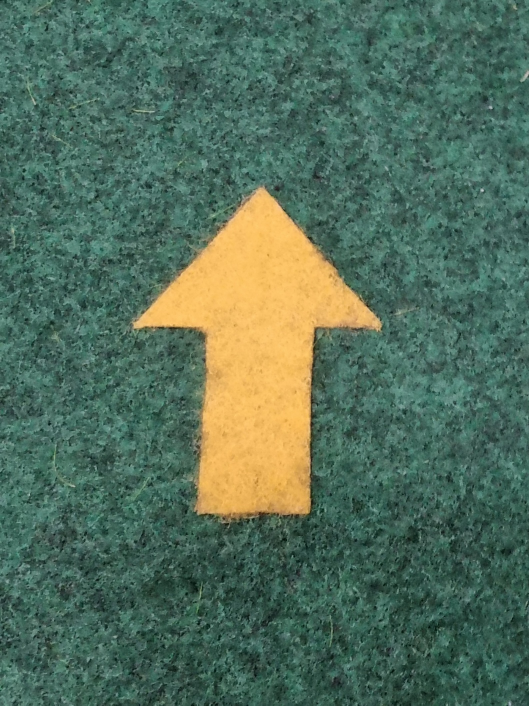
#> input picture Sensor/yolo_model/imgs/arrow_model.jpeg, 1058 x 1411 px, given in place of the camera (shown at 1/2 size)
$ python GoalDetection.py
#> lines starting #> are read from the running program, lines starting #| are printed output that depends on the picture; after the words box and inside, x2 and y2 are one past the last pixel; in counts of white or black regions, pixels touching at a corner belong together
import numpy as np
import cv2

class GoalDetect:
    def __init__(self, img_width=640, img_height=480, width=4, focal=450):
        self.dist = 0
        self.focal = focal
        self.pixels = 30
        self.width = width

        self.img_width = img_width
        self.img_height = img_height
        self.img_width_middle = img_width // 2
        self.img_height_middle = img_height // 2

        self.kernel = np.ones((3, 3), 'uint8')
        self.font = cv2.FONT_HERSHEY_SIMPLEX
        self.org = (0, 20)
        self.fontScale = 0.6
        self.color = (0, 0, 255)
        self.thickness = 2

        self.middle = img_width // 2

    #find the distance from then camera
    def get_dist(self, rectange_params, image, name, isMiddle):
        #find no of pixels covered
        pixels = rectange_params[1][0]

        #calculate distance
        dist = (self.img_width * self.focal)/pixels

        image = cv2.putText(image, str(dist), (110,50), self.font,
        self.fontScale, self.color, 1, cv2.LINE_AA)

        return image

    # box 좌표의 x축 최댓값과 최솟값을 return하는 함수
    def getMaxMin(self, box):
        min_x, max_x = self.img_width, 0

        for x, y in box:
            if x < min_x:
                min_x = x
            elif x > max_x:
                max_x = x
        return max_x, min_x

    # box 좌표의 y축 최댓값과 최솟값을 return하는 함수
    def getyMaxMin(self, box):
        min_y, max_y = self.img_height, 0

        for x, y in box:
            if y < min_y:
                min_y = y
            elif y > max_y:
                max_y = y
        return max_y, min_y


    # max_x, min_x를 입력받으면 해당 물체가 중간에 있는지 return하는 함수
    def judgeMiddle(self, max_x, min_x):

        l_dist = min_x
        r_dist = self.img_width - max_x
        error_range = 30

        if abs(l_dist - r_dist) < error_range:
            return True
        else:
            return False

    def process(self):
        cap = cv2.VideoCapture(0, cv2.CAP_V4L)

        #basic constants for opencv Functs
        kernel = np.ones((3,3),'uint8')

        # imshow 실행시 주석 빼기
        cv2.namedWindow('Object Dist Measure ', cv2.WINDOW_NORMAL)
        cv2.resizeWindow('Object Dist Measure ', 700,600)

        #loop to capture video frames
        while True:
            ret, img = cap.read()
#> img is the input picture: shape (1411, 1058, 3); mean B, G, R 91, 110.1, 83.5

            if not ret:
                break

            hsv_img = cv2.cvtColor(img,cv2.COLOR_BGR2HSV)
#> hsv_img: shape (1411, 1058, 3); mean H, S, V 73.8, 99.5, 115.7

            # window version
            # ball hsv
            lower1 = np.array([0, 100, 50])
            upper1 = np.array([10, 200, 200])
            lower = np.array([137, 0, 0])
            upper = np.array([200, 255, 255])
            mask = cv2.inRange(hsv_img, lower, upper)
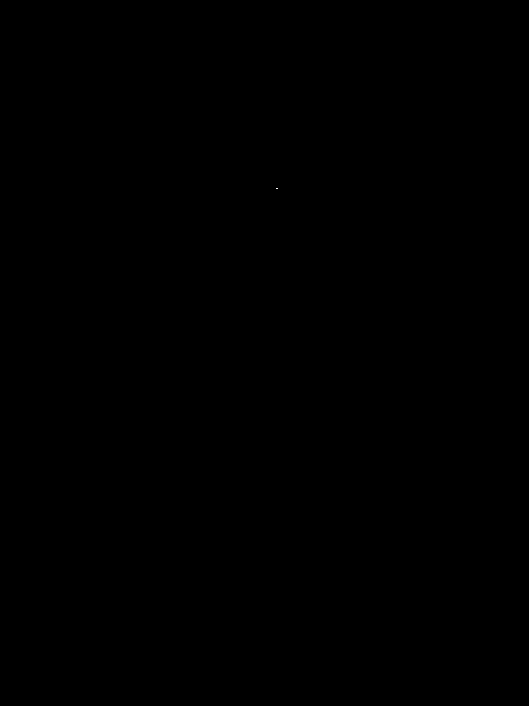
#> mask: shape (1411, 1058) (shown at 1/2 size); 0% white in thin lines or dots, all inside (x1, y1, x2, y2) = (552, 376, 555, 378)
            mask += cv2.inRange(hsv_img, lower1, upper1)

            lower_flag = np.array([20, 90, 144])
            # upper_flag = np.array([43, 184, 255])
            upper_flag = np.array([45, 200, 255])
            mask_flag = cv2.inRange(hsv_img, lower_flag, upper_flag)
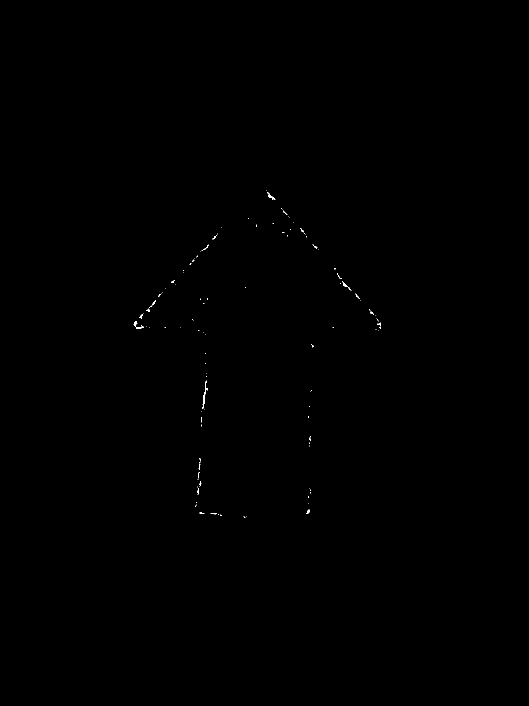
#> mask_flag: shape (1411, 1058) (shown at 1/2 size); 0.07% white in thin lines or dots, all inside (x1, y1, x2, y2) = (267, 380, 762, 1035)


            #Remove Extra garbage from image
            d_img = cv2.morphologyEx(mask, cv2.MORPH_OPEN, kernel,iterations = 5)
#> d_img: shape (1411, 1058); every value is 0
            f_img = cv2.morphologyEx(mask_flag, cv2.MORPH_OPEN, kernel,iterations = 5)


            #find the histogram -> 공
            cont,hei = cv2.findContours(d_img,cv2.RETR_EXTERNAL,cv2.CHAIN_APPROX_SIMPLE)
#> cont = []; hei = None
            cont = sorted(cont, key = cv2.contourArea, reverse = True)[:1]

            b_max_x, b_min_x = 0, 0
            b_max_y, b_min_y = 0, 0

            is_goal = False

            if len(cont) > 0:
                ball_cnt = cont[0]
                #check for contour area
                if (cv2.contourArea(ball_cnt)>70 and cv2.contourArea(ball_cnt)<306000):

                    #Draw a rectange on the contour
                    rect = cv2.minAreaRect(ball_cnt)
                    box = cv2.boxPoints(rect)
                    box = np.int0(box)
                    print('ball points :', box)
                    cv2.drawContours(img, [box], -1, (255,0,0), 3)

                    b_max_x, b_min_x = self.getMaxMin(box)
                    b_max_y, b_min_y = self.getyMaxMin(box)
                    isMiddle = self.judgeMiddle(b_max_x, b_min_x)

                    img = self.get_dist(rect, img, 'ball', isMiddle)

            # 깃발
            cont2,hei2 = cv2.findContours(f_img,cv2.RETR_EXTERNAL,cv2.CHAIN_APPROX_SIMPLE)
#> cont2 = []; hei2 = None
            cont2 = sorted(cont2, key = cv2.contourArea, reverse = True)[:1]

            if len(cont2) > 0:
                flag_cnt = cont2[0]
                #check for contour area
                if (cv2.contourArea(flag_cnt)>100 and cv2.contourArea(flag_cnt)<306000):

                    #Draw a rectange on the contour
                    rect = cv2.minAreaRect(flag_cnt)
                    box = cv2.boxPoints(rect)
                    box = np.int0(box)
                    print('flag points :', box)
                    cv2.drawContours(img, [box], -1, (0,255,0), 3)

                    f_max_x, f_min_x = self.getMaxMin(box)
                    f_max_y, f_min_y = self.getyMaxMin(box)
                    isMiddle = self.judgeMiddle(f_max_x, f_min_x)

                    img = self.get_dist(rect,img, 'flag', isMiddle)

                    print(b_max_x, " ", b_min_x)
                    goal_range = 22
                    # 공이 (홀컵기준)밑에 있을 때
                    if (f_min_y + f_max_y)/2 < (b_min_y + b_max_y)/2:
                        if f_min_x + goal_range <= b_min_x and b_max_x <= f_max_x - goal_range and f_min_y <= b_min_y and b_max_y <= f_max_y - goal_range:
                            print("Goal!")
                            is_goal = True
                            cv2.putText(img, 'Goal!', (self.img_width_middle - 200, self.img_height_middle - 200), self.font, 1, (255, 0, 0), 2, cv2.LINE_AA)
                            # return is_goal
                    # 공이 (홀컵기준)위에 있을 때
                    else:
                        if f_min_x + goal_range <= b_min_x and b_max_x <= f_max_x - goal_range and f_min_y - goal_range <= b_min_y and b_max_y <= f_max_y - goal_range:
                            print("Goal!")
                            is_goal = True
                            cv2.putText(img, 'Goal!', (self.img_width_middle - 200, self.img_height_middle - 200), self.font, 1, (255, 0, 0), 2, cv2.LINE_AA)
                            # return is_goal

            return is_goal

        # [7 lines of commented-out code are left out]

if __name__ == "__main__":
    goal_detector = GoalDetect()
    print(goal_detector.process())
